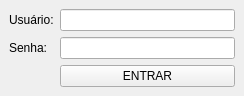
<?xml version="1.0" encoding="UTF-8"?>
<ui version="4.0">
 <class>Login</class>
 <widget class="QMainWindow" name="Login">
  <property name="geometry">
   <rect>
    <x>0</x>
    <y>0</y>
    <width>244</width>
    <height>93</height>
   </rect>
  </property>
  <property name="windowTitle">
   <string>Login do Sistema</string>
  </property>
  <widget class="QWidget" name="centralwidget">
   <layout class="QFormLayout" name="formLayout">
    <item row="0" column="0">
     <widget class="QLabel" name="label_usuario">
      <property name="text">
       <string>Usuário:</string>
      </property>
     </widget>
    </item>
    <item row="0" column="1">
     <widget class="QLineEdit" name="line_usuario"/>
    </item>
    <item row="1" column="0">
     <widget class="QLabel" name="label_senha">
      <property name="text">
       <string>Senha:</string>
      </property>
     </widget>
    </item>
    <item row="1" column="1">
     <widget class="QLineEdit" name="line_senha">
      <property name="echoMode">
       <enum>QLineEdit::Password</enum>
      </property>
     </widget>
    </item>
    <item row="2" column="1">
     <widget class="QPushButton" name="botao_entrar">
      <property name="text">
       <string>ENTRAR</string>
      </property>
     </widget>
    </item>
   </layout>
  </widget>
 </widget>
 <resources/>
 <connections/>
</ui>
